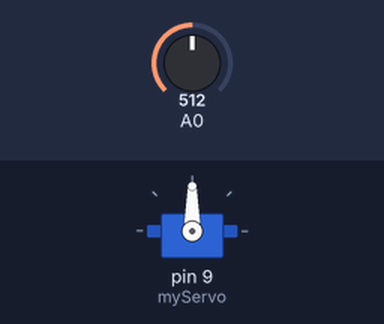
Simulated run of this sketch. Board: Arduino Uno, built with avr-gcc and run on an emulated ATmega328P. On the bench: servo. The test bench sets the inputs (shaded band); at power-on: A0 = 512.

Above: at 1.2 s.
1.3 s: A0 set to 716
At 1.8 s:
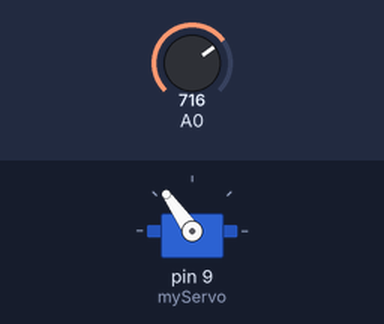
2.8 s: A0 set to 900
At 3.8 s:
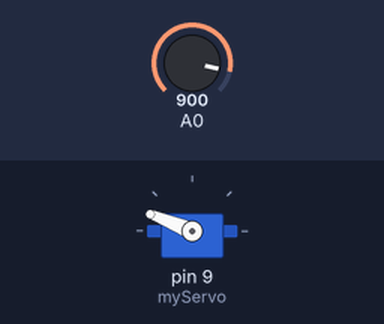
4.3 s: A0 set to 1023
At 5.3 s:
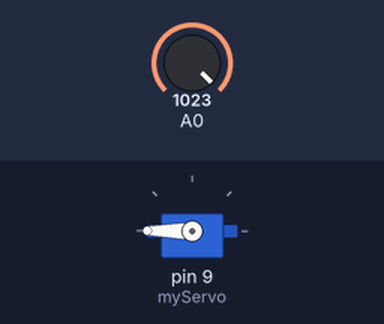
5.8 s: A0 set to 306
At 6.1 s:
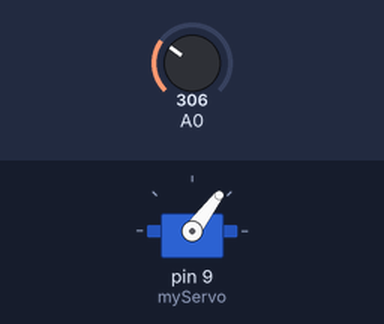
7.3 s: A0 set to 122
At 8.7 s:
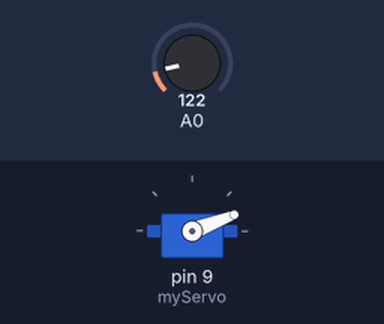
Timing chart, 0 to 9.8 s (numbered marks = the images above; inputs shaded):
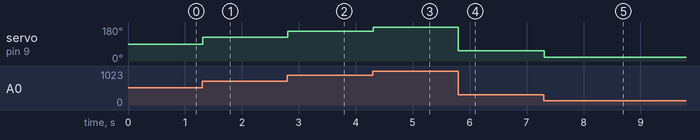

Measured:
- after the input at 1.3 s, servo on pin 9 (myServo): 90° → 125° at once
- after the input at 2.8 s, servo on pin 9 (myServo): 125° → 158° at once
- after the input at 4.3 s, servo on pin 9 (myServo): 158° → 180° at once
- after the input at 5.8 s, servo on pin 9 (myServo): 180° → 53° at once
- after the input at 7.3 s, servo on pin 9 (myServo): 53° → 21° at once

The sketch:

Joystick_Controlled_Servo.ino
```cpp
#include <Servo.h>

 Servo myServo;

 int joystickDegeri;

 int servoAcisi;

void setup() {

 myServo.attach(9);

}

void loop() {

  joystickDegeri = analogRead(A0);

  servoAcisi = map(joystickDegeri, 0, 1023, 0, 180);

  myServo.write(servoAcisi);

  delay(15);

}
```
